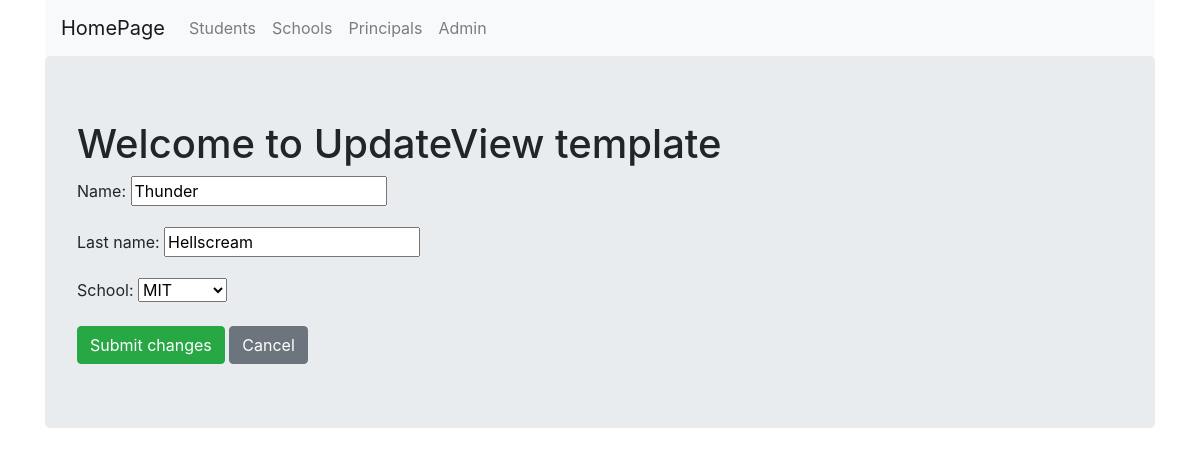
The page /CRUD_System/principals/update/1 on the database as committed earlier.
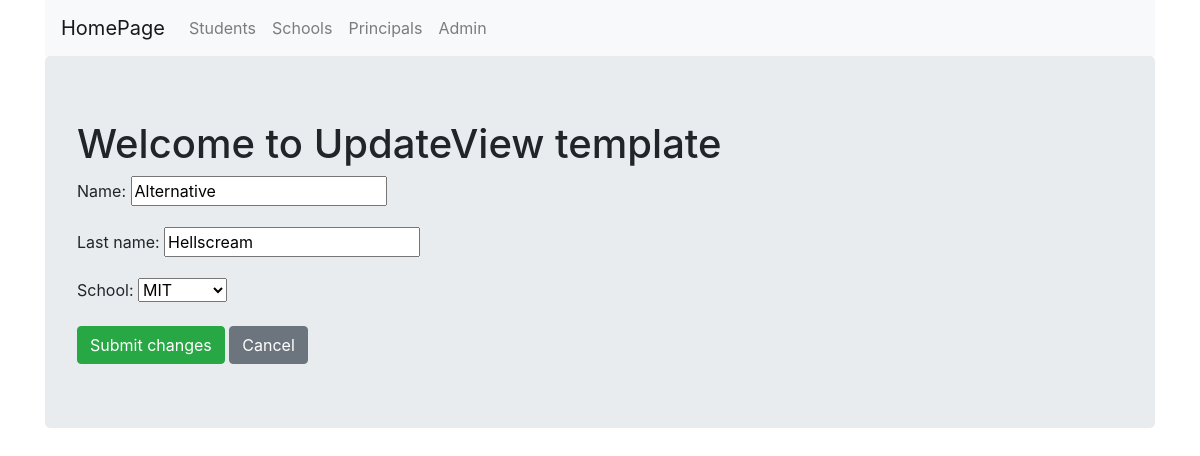
The same page on the database as committed later.
### CRUD_System/models.py (models this page shows, shortened)
class Principal(models.Model):
    name = models.CharField(max_length = 256)
    last_name = models.CharField(max_length = 256)
    school = models.ForeignKey(School, on_delete=models.CASCADE, related_name='principal')

class School(models.Model):
    name = models.CharField(max_length = 256)
    location = models.CharField(max_length = 256)
    def __str__(self):
        return self.name

### CRUD_System/views.py (the view)
# urls.py: path('principals/update/<int:pk>', views.PrincipalUpdateView.as_view(), name='principal_update'),
class PrincipalUpdateView(UpdateView):
    fields = '__all__'
    model = models.Principal
    template_name = 'CRUD_System/CRUD_UpdateView.html'

### CRUD_System/templates/CRUD_System/CRUD_UpdateView.html (shortened to what this page needs)
{% extends 'CRUD_System/CRUD_System_base.html' %}
{% block body_block %}
<h1>Welcome to UpdateView template</h1>
<form method='POST'>
    {{ form.as_p }}
    <input type="submit" value='Submit changes' class='btn btn-success'>
    <a class='btn btn-secondary' href="{% url 'CRUD_System:CRUD_Index' %}">Cancel</a>
</form>
{% endblock %}

Rows that differ between the two databases and show on the page:
changed Principal "Hellscream": name "Thunder" → "Alternative"
